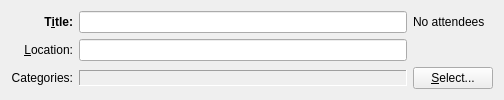
<?xml version="1.0" encoding="UTF-8"?>
<ui version="4.0">
 <class>IncidenceGeneralEditor</class>
 <widget class="QWidget" name="IncidenceGeneralEditor">
  <property name="geometry">
   <rect>
    <x>0</x>
    <y>0</y>
    <width>504</width>
    <height>90</height>
   </rect>
  </property>
  <property name="windowTitle">
   <string>Form</string>
  </property>
  <layout class="QGridLayout" name="gridLayout">
   <item row="0" column="0">
    <widget class="QLabel" name="label">
     <property name="sizePolicy">
      <sizepolicy hsizetype="Minimum" vsizetype="Preferred">
       <horstretch>0</horstretch>
       <verstretch>0</verstretch>
      </sizepolicy>
     </property>
     <property name="font">
      <font>
       <weight>75</weight>
       <bold>true</bold>
      </font>
     </property>
     <property name="toolTip">
      <string extracomment="@info:tooltip">Set the title</string>
     </property>
     <property name="whatsThis">
      <string extracomment="@info:whatsthis">Sets the Title of this event or to-do.</string>
     </property>
     <property name="text">
      <string extracomment="@label">T&amp;itle:</string>
     </property>
     <property name="alignment">
      <set>Qt::AlignRight|Qt::AlignTrailing|Qt::AlignVCenter</set>
     </property>
     <property name="buddy">
      <cstring>mSummaryEdit</cstring>
     </property>
    </widget>
   </item>
   <item row="0" column="1">
    <widget class="KLineEdit" name="mSummaryEdit">
     <property name="sizePolicy">
      <sizepolicy hsizetype="MinimumExpanding" vsizetype="Fixed">
       <horstretch>0</horstretch>
       <verstretch>0</verstretch>
      </sizepolicy>
     </property>
     <property name="toolTip">
      <string extracomment="@info:tooltip">Set the title</string>
     </property>
     <property name="whatsThis">
      <string extracomment="@info:whatsthis">Sets the Title of this event or to-do.</string>
     </property>
    </widget>
   </item>
   <item row="0" column="2">
    <widget class="QLabel" name="mAttendeeSummaryLabel">
     <property name="text">
      <string>No attendees</string>
     </property>
    </widget>
   </item>
   <item row="1" column="0">
    <widget class="QLabel" name="label_2">
     <property name="sizePolicy">
      <sizepolicy hsizetype="Minimum" vsizetype="Preferred">
       <horstretch>0</horstretch>
       <verstretch>0</verstretch>
      </sizepolicy>
     </property>
     <property name="text">
      <string extracomment="@label">&amp;Location:</string>
     </property>
     <property name="alignment">
      <set>Qt::AlignRight|Qt::AlignTrailing|Qt::AlignVCenter</set>
     </property>
     <property name="buddy">
      <cstring>mLocationEdit</cstring>
     </property>
    </widget>
   </item>
   <item row="1" column="1">
    <widget class="KLineEdit" name="mLocationEdit">
     <property name="sizePolicy">
      <sizepolicy hsizetype="MinimumExpanding" vsizetype="Fixed">
       <horstretch>0</horstretch>
       <verstretch>0</verstretch>
      </sizepolicy>
     </property>
     <property name="toolTip">
      <string extracomment="@info:tooltip">Set the location</string>
     </property>
     <property name="whatsThis">
      <string extracomment="@info:whatsthis">Sets where the event or to-do will take place.</string>
     </property>
    </widget>
   </item>
   <item row="2" column="0">
    <widget class="QLabel" name="label_5">
     <property name="sizePolicy">
      <sizepolicy hsizetype="Minimum" vsizetype="Preferred">
       <horstretch>0</horstretch>
       <verstretch>0</verstretch>
      </sizepolicy>
     </property>
     <property name="text">
      <string extracomment="@label">Categories:</string>
     </property>
     <property name="alignment">
      <set>Qt::AlignRight|Qt::AlignTrailing|Qt::AlignVCenter</set>
     </property>
     <property name="buddy">
      <cstring>pushButton</cstring>
     </property>
    </widget>
   </item>
   <item row="2" column="1">
    <widget class="KSqueezedTextLabel" name="mCategoriesLabel">
     <property name="sizePolicy">
      <sizepolicy hsizetype="Expanding" vsizetype="Fixed">
       <horstretch>0</horstretch>
       <verstretch>0</verstretch>
      </sizepolicy>
     </property>
     <property name="toolTip">
      <string extracomment="@info:tooltip">Set the categories</string>
     </property>
     <property name="whatsThis">
      <string comment="@info:whatsthis">Allows you to select the categories that this event or to-do belongs to.</string>
     </property>
     <property name="frameShape">
      <enum>QFrame::Panel</enum>
     </property>
     <property name="frameShadow">
      <enum>QFrame::Sunken</enum>
     </property>
     <property name="buddy">
      <cstring>pushButton</cstring>
     </property>
    </widget>
   </item>
   <item row="2" column="2">
    <widget class="QPushButton" name="pushButton">
     <property name="text">
      <string>&amp;Select...</string>
     </property>
    </widget>
   </item>
  </layout>
 </widget>
 <customwidgets>
  <customwidget>
   <class>KSqueezedTextLabel</class>
   <extends>QLabel</extends>
   <header>ksqueezedtextlabel.h</header>
  </customwidget>
  <customwidget>
   <class>KLineEdit</class>
   <extends>QLineEdit</extends>
   <header>klineedit.h</header>
  </customwidget>
 </customwidgets>
 <resources/>
 <connections/>
</ui>
